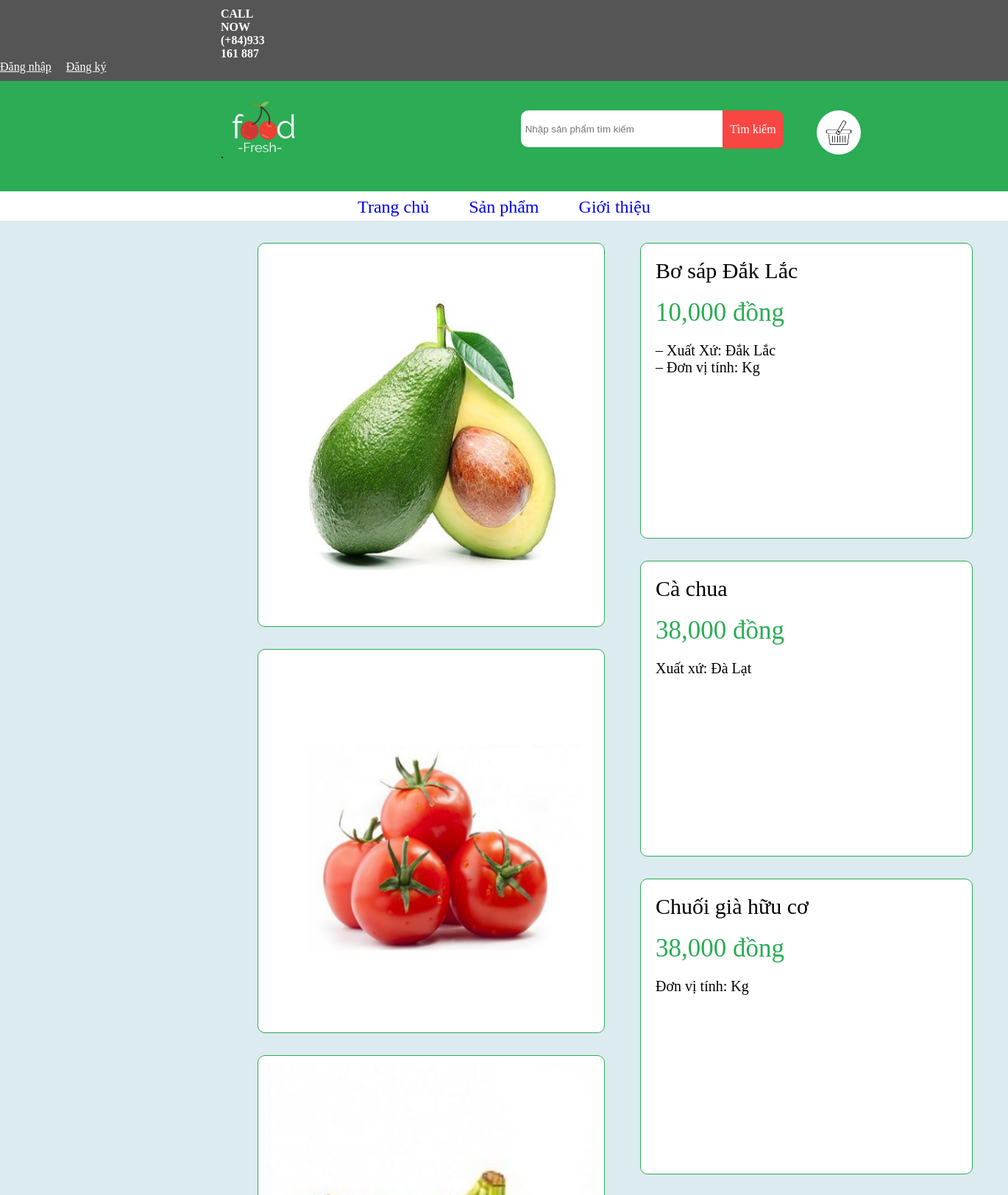
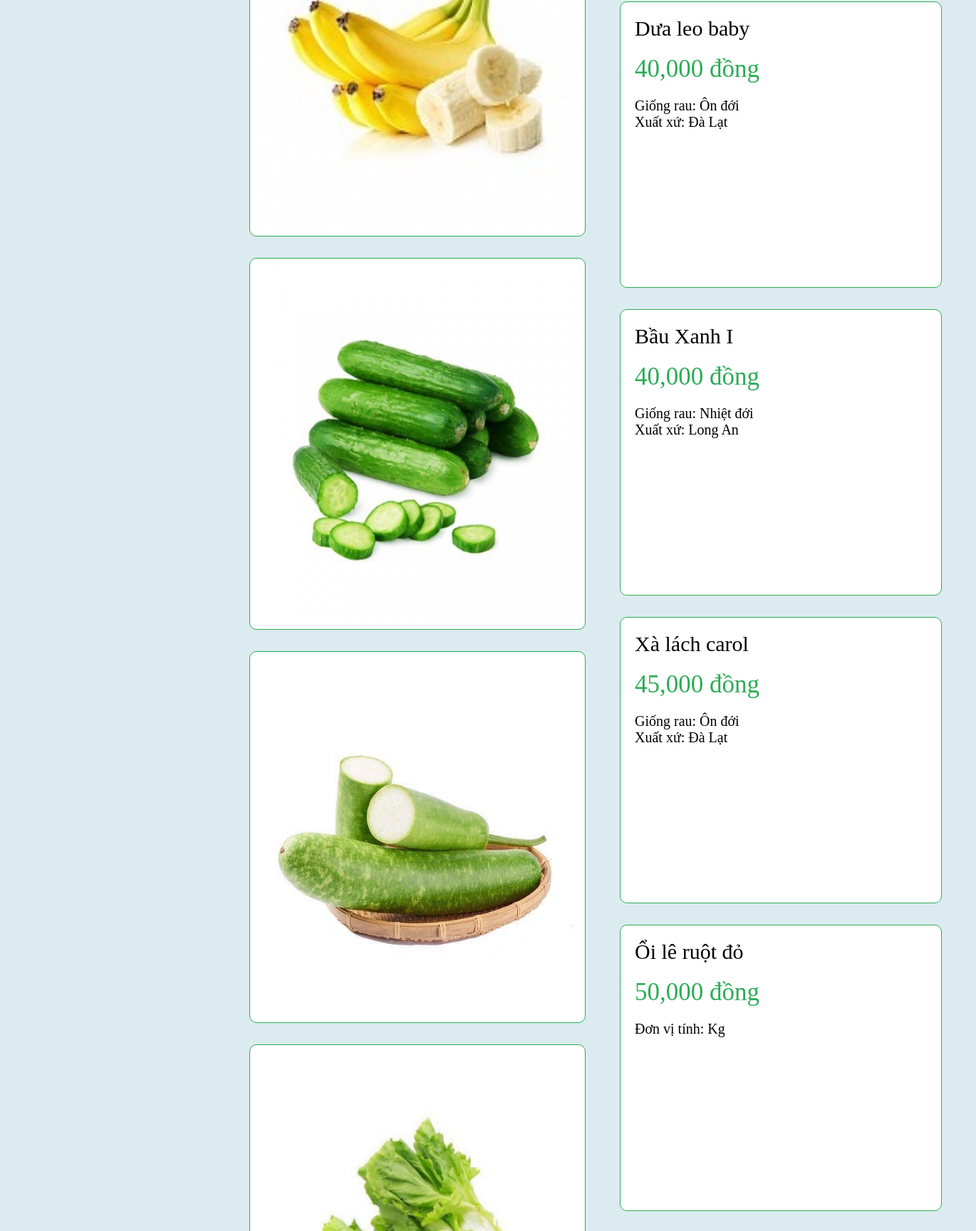
The app's page /DETAI/Chi-Tiet-San-Pham.php (upper part) with its own data (2 pictures, top to bottom).
### tables this page shows
CREATE TABLE `sanpham` (
  `id` int(10) UNSIGNED NOT NULL,
  `hinh` varchar(150) NOT NULL,
  `tensp` varchar(200) NOT NULL,
  `gia` float NOT NULL,
  `mota` text NOT NULL,
  `id_muc` int(11) NOT NULL
);

### DETAI/class/clsfoodfresh.php (the view, shortened to what this page needs)
<?php
class foodfresh extends myfile
{
	private function connect()
	{
		$con=mysqli_connect("localhost", "foodfres_foodfresh", "foodfresh18112021","foodfres_dbfoodfresh");
		if(!$con)
		{
			echo 'không kết nói được CSDL.';
			exit();
		}
		else
		{
			mysqli_set_charset($con,"utf8");
			return $con;
		}
	}
	public function loadchitietsp($sql)
	{
	$link=$this->connect();
		$ketqua=mysqli_query($link,$sql);
		$i=mysqli_num_rows($ketqua);
		if($i>0)
		{
			while($row=@mysqli_fetch_array($ketqua))
			{
				$hinh=$row['hinh'];
				$tensp=$row['tensp'];
				$gia=$row['gia'];
				$mota=$row['mota'];
				echo '
                      <div id="sanpham_hinh"><img src="hinh/'.$hinh.'" width="450" height="500"/></div>
				      <div id="chitiet_sp">
					  	<div id="sanpham_ten">'.$tensp.'</div>
                      	<div id="sanpham_gia">'.number_format($gia).' đồng</div>
					  	<div id="sanpham_mota">'.$mota.'</div>
					  </div>';
			}
		}
		else
		{
			echo 'Đang cập nhât dữ liệu...';
		}
	}
}
?>

### DETAI/Chi-Tiet-San-Pham.php (shortened to what this page needs)
<?php
include("class/clsfoodfresh.php");
$p=new foodfresh();
?>
<!DOCTYPE html PUBLIC "-//W3C//DTD XHTML 1.0 Transitional//EN" "http://www.w3.org/TR/xhtml1/DTD/xhtml1-transitional.dtd">
<html xmlns="http://www.w3.org/1999/xhtml">
<head>
<link rel="stylesheet" type="text/css" href="css/CssChiTietSanPham.css"/>
</head>
<body>
<div id="container">
	<div id="thongtin">
        <div id="sdt">
            <span id="phone" style="font-weight:600; "> CALL NOW (+84)933 161 887</span>
        </div>
        <div id="DN">
            <a  id="dn"href="Dangnhap.php">Đăng nhập</a>
        </div>
        <div id="DK">
            <a id="dk" href="#">Đăng ký</a>
        </div>
    </div>
	<div id="banner">
    	<div id="logo">.
        	<a href="index.php"><img src="hinh/logo4.png" height="85px"/></a>
    	</div>
    	 <div id="sreach">
            <div id="search-box">
                <input type="search" id="search" placeholder=" Nhập sản phẩm tìm kiếm" />
                <a href="#" id="search-btn">Tìm kiếm</a>
            </div>
        </div>
    	<div id="giohang">
        	<a href="GioHang.php"><img src="hinh/gioohang.png" height="60px"/></a>
        </div>
    </div>
    <div id="menu">
    	<ul>
        	<li><a href="index.php">Trang chủ</a></li>
  			<li><a href="Sanpham.php">Sản phẩm</a></li>
            <li><a href="#">Giới thiệu</a></li>
         </ul>
    </div>
    <div id="main">
        <?php
			$layid=$_REQUEST['id'];
			if($layid>0)
			{
				$p->loadchitietsp("select * from sanpham where id='$layid' order by gia asc");
			}
			else
			{
				$p->loadchitietsp("select * from sanpham order by gia asc");
			}
			?>
    </div>
</body>
</html>

### DETAI/css/CssChiTietSanPham.css (style rules this page uses)
body { position:relative; margin:0px auto; height: auto; width: auto; }
#container { position:relative; margin:0px auto; height: auto; width: auto; }
#thongtin { background-color: #555555; padding-top:10px; padding-bottom:10px; }
#thongtin #sdt #phone { float:left; color:#fff; padding-right:1000px; padding-left:300px; }
#thongtin #DN #dn { float:left; color:#fff; padding-right:20px; }
#thongtin #DK #dk { color:#fff; }
#banner { float: left; height: 150px; width: 100%; background-color: #2BAC55; }
#banner #logo { margin-left:300px; margin-top:20px; float:left; }
#banner #search { margin-left:300px; margin-top:20px; float:left; width: 25%; height:50px; background-color: #FFF; border-radius: 10px 0px 0px 10px; }
#search-box { width:80%; padding-left:40px; border-radius: 40px; margin-top:20px; }
#search-box a { text-decoration:none; }
#search-box #search-btn { margin-top: 20px; float: left; padding-left:10px; padding-right:10px; color: #FFF; border-radius:0px 10px 10px 0px; padding-top:17px; padding-bottom:17px; background-color:#F84743; }
#search { border: none; background-color:none; }
#banner #giohang { margin-right:200px; margin-top:20px; float:right; }
#banner #giohang a img { border-radius:50%; }
#menu { float:left; height:40px; width:100%; background-color: #FFF; text-align:center; font-size:24px; }
#menu ul { list-style-type: none; margin: 0; padding: 0; }
#menu ul li { display: inline-block; color: #000; padding: 8px 16px; }
#menu ul li a { text-decoration: none; padding:8px; }
#main { float:left; height: auto; width: 100%; padding-bottom:100px; background-color: #DCEBEF; }
#sanpham_hinh { float:left; height:500px; width:450px; margin-top:30px; background-color:#FFFFFF; border:1px solid #2BAC55; margin-left:350px; border-radius:10px; padding:10px; }
#chitiet_sp { float:none; height:400px; width:450px; margin-top:30px; margin-left:870px; background-color:#FFFFFF; border:1px solid #2BAC55; border-radius:10px; }
#sanpham_ten { font-size:30px; padding-top:20px; padding-left:20px; padding-bottom:20px; }
#sanpham_gia { font-size:35px; padding-left:20px; padding-bottom:20px; color:#2BAC55; }
#sanpham_mota { font-size:20px; padding-left:20px; padding-bottom:20px; }

### records on screen
sanpham: hinh (picture), tensp "Bơ sáp Đắk Lắc", gia "10,000", mota "– Xuất Xứ: Đắk Lắc – Đơn vị tính: Kg"
sanpham: hinh (picture), tensp "Cà chua", gia "38,000", mota "Xuất xứ: Đà Lạt"
sanpham: hinh (picture), tensp "Chuối già hữu cơ", gia "38,000", mota "Đơn vị tính: Kg"
sanpham: hinh (picture), tensp "Dưa leo baby", gia "40,000", mota "Giống rau: Ôn đới Xuất xứ: Đà Lạt"
sanpham: hinh (picture), tensp "Bầu Xanh I", gia "40,000", mota "Giống rau: Nhiệt đới Xuất xứ: Long An"
sanpham: hinh (picture), tensp "Xà lách carol", gia "45,000", mota "Giống rau: Ôn đới Xuất xứ: Đà Lạt"
sanpham: tensp "Ổi lê ruột đỏ", gia "50,000", mota "Đơn vị tính: Kg"
